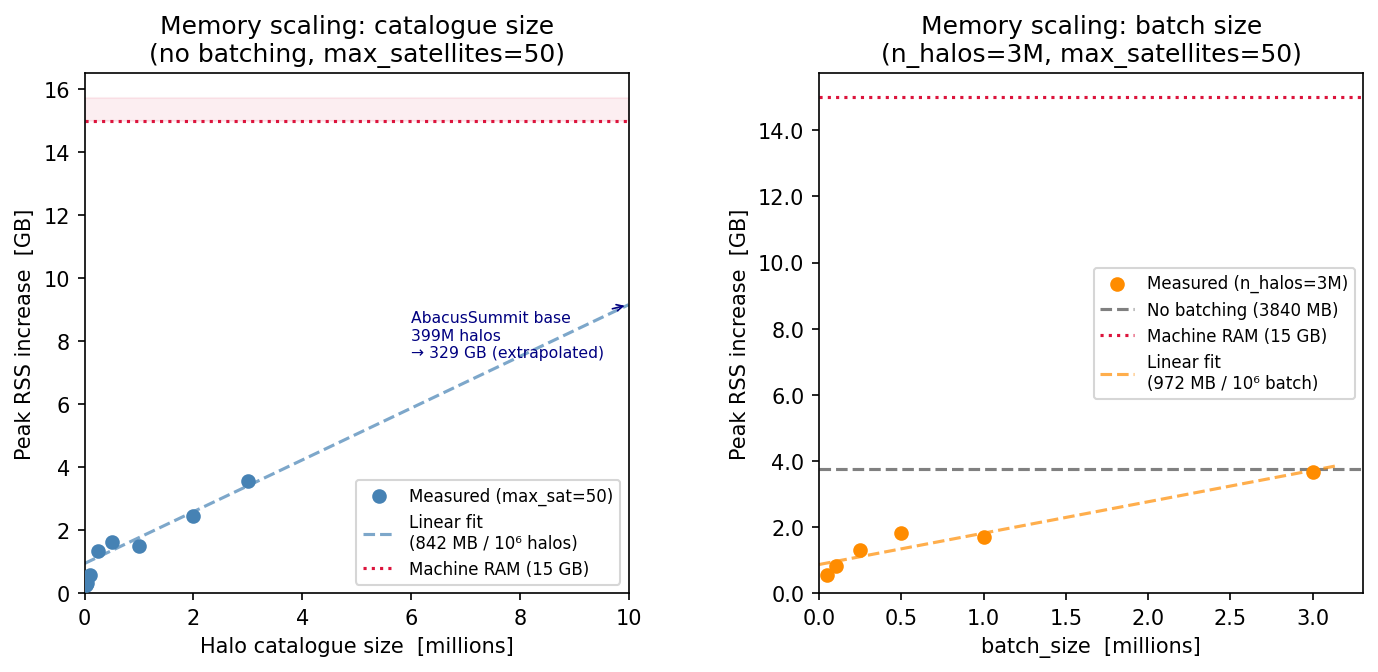

Source code (Python):
"""
Memory scaling benchmark for jaxhod.populate.

Measures peak RSS memory as a function of halo-catalogue size and batch_size,
fits a linear model, and extrapolates to AbacusSummit scale.

Run from the repo root::

    python nb/memory_scaling.py

Outputs ``nb/memory_scaling.png``.
"""

import subprocess
import sys
import os
import textwrap
import numpy as np
import matplotlib.pyplot as plt
import matplotlib.ticker as ticker

# ---------------------------------------------------------------------------
# Worker snippets — each measurement runs in a fresh subprocess so that JAX
# compilation caches and XLA runtime state do not accumulate between points.
# ---------------------------------------------------------------------------

_WORKER_POPULATE = textwrap.dedent("""\
    import sys, os, gc, threading, time
    import numpy as np
    import jax
    import psutil
    from jaxhod import Zheng07
    from jaxhod.populate import _populate

    n_halos  = int(sys.argv[1])
    max_sat  = int(sys.argv[2])
    os.environ.setdefault("JAX_PLATFORM_NAME", "cpu")

    model = Zheng07(log_Mmin=13.0, sigma_logM=0.5, log_M0=13.0, log_M1=14.0, alpha=1.0)
    key   = jax.random.PRNGKey(0)
    rng   = np.random.default_rng(42)

    wm = (10**rng.uniform(12,15.5,500)).astype(np.float32)
    wp = rng.uniform(0,1000,(500,3)).astype(np.float32)
    wr = (wm/1e14)**(1/3)
    r  = _populate(wp, wm, wr, model, key, max_satellites=max_sat)
    r['positions'].block_until_ready()
    del r, wm, wp, wr; gc.collect()

    masses = (10**rng.uniform(12,15.5,n_halos)).astype(np.float32)
    pos    = rng.uniform(0,1000,(n_halos,3)).astype(np.float32)
    radii  = (masses/1e14)**(1/3)

    proc = psutil.Process(os.getpid())
    baseline = proc.memory_info().rss
    peak = [baseline]
    stop = [False]

    def sample():
        while not stop[0]:
            peak[0] = max(peak[0], proc.memory_info().rss)
            time.sleep(0.005)

    t = threading.Thread(target=sample, daemon=True)
    t.start()
    r = _populate(pos, masses, radii, model, key, max_satellites=max_sat)
    r['positions'].block_until_ready()
    stop[0] = True; t.join()

    print((peak[0] - baseline) / 1024**2)
""")

_WORKER_BATCH = textwrap.dedent("""\
    import sys, os, gc, threading, time
    import numpy as np
    import jax
    import psutil
    from jaxhod import Zheng07, populate

    n_halos    = int(sys.argv[1])
    batch_size = None if sys.argv[2] == 'none' else int(sys.argv[2])
    os.environ.setdefault("JAX_PLATFORM_NAME", "cpu")

    model = Zheng07(log_Mmin=13.0, sigma_logM=0.5, log_M0=13.0, log_M1=14.0, alpha=1.0)
    key   = jax.random.PRNGKey(0)
    rng   = np.random.default_rng(42)

    wm = (10**rng.uniform(12,15.5,500)).astype(np.float32)
    wp = rng.uniform(0,1000,(500,3)).astype(np.float32)
    wr = (wm/1e14)**(1/3)
    r  = populate(wp, wm, wr, model, key)
    del r, wm, wp, wr; gc.collect()

    masses = (10**rng.uniform(12,15.5,n_halos)).astype(np.float32)
    pos    = rng.uniform(0,1000,(n_halos,3)).astype(np.float32)
    radii  = (masses/1e14)**(1/3)

    proc = psutil.Process(os.getpid())
    baseline = proc.memory_info().rss
    peak = [baseline]
    stop = [False]

    def sample():
        while not stop[0]:
            peak[0] = max(peak[0], proc.memory_info().rss)
            time.sleep(0.005)

    t = threading.Thread(target=sample, daemon=True)
    t.start()
    populate(pos, masses, radii, model, key, batch_size=batch_size)
    stop[0] = True; t.join()

    print((peak[0] - baseline) / 1024**2)
""")


def _run_worker(code: str, args: list[str]) -> float:
    """Run a worker snippet in a fresh interpreter and return the printed float."""
    cmd = [sys.executable, "-c", code] + [str(a) for a in args]
    result = subprocess.run(cmd, capture_output=True, text=True)
    return float(result.stdout.strip())


# ---------------------------------------------------------------------------
# Benchmark 1: peak memory vs n_halos  (no batching, max_sat=50)
# ---------------------------------------------------------------------------

N_HALOS_POINTS = [25_000, 50_000, 100_000, 250_000, 500_000,
                  1_000_000, 2_000_000, 3_000_000]
MAX_SAT = 50

print("Benchmarking peak memory vs n_halos (max_satellites=50) ...")
peak_vs_n = []
for n in N_HALOS_POINTS:
    mb = _run_worker(_WORKER_POPULATE, [n, MAX_SAT])
    peak_vs_n.append(mb)
    print(f"  n={n:>9,}  peak Δ = {mb:6.0f} MB")

# ---------------------------------------------------------------------------
# Benchmark 2: peak memory vs batch_size  (3 M halos, max_sat=50)
# ---------------------------------------------------------------------------

N_FIXED        = 3_000_000
BATCH_POINTS   = [50_000, 100_000, 250_000, 500_000, 1_000_000, 3_000_000]

print(f"\nBenchmarking peak memory vs batch_size (n_halos={N_FIXED:,}) ...")
peak_vs_batch = []
for bs in BATCH_POINTS:
    mb = _run_worker(_WORKER_BATCH, [N_FIXED, bs])
    peak_vs_batch.append(mb)
    print(f"  batch_size={bs:>9,}  peak Δ = {mb:6.0f} MB")

# Also measure unbatched
mb_unbatched = _run_worker(_WORKER_BATCH, [N_FIXED, "none"])
print(f"  batch_size=   unbatched  peak Δ = {mb_unbatched:6.0f} MB")

# ---------------------------------------------------------------------------
# Linear fit to n_halos data (use the four largest points to capture
# the asymptotic slope, away from fixed JAX startup overhead)
# ---------------------------------------------------------------------------

n_arr   = np.array(N_HALOS_POINTS, dtype=float)
mem_arr = np.array(peak_vs_n)

fit_mask = n_arr >= 500_000
slope, intercept = np.polyfit(n_arr[fit_mask], mem_arr[fit_mask], 1)
bytes_per_halo = slope * 1024**2 / 1  # MB → bytes per halo

print(f"\nLinear fit (n ≥ 500k):  slope = {slope*1e6:.2f} MB/million halos"
      f"  ({bytes_per_halo:.0f} bytes/halo)")
print(f"Fixed overhead (intercept): {intercept:.0f} MB")

# ---------------------------------------------------------------------------
# Extrapolate to AbacusSummit
# ---------------------------------------------------------------------------

N_ABACUS     = 398_851_371        # total halos in AbacusSummit base
CATALOG_MB   = N_ABACUS * (3 + 1 + 1) * 4 / 1024**2   # pos+mass+radii float32
MACHINE_MB   = 15 * 1024           # 15 GB

peak_abacus_unbatched  = intercept + slope * N_ABACUS
peak_abacus_batch_1M   = intercept + slope * 1_000_000

print(f"\nExtrapolation to AbacusSummit ({N_ABACUS:,} halos):")
print(f"  Input catalog alone (pos+mass+radii, float32): {CATALOG_MB/1024:.1f} GB")
print(f"  _populate peak without batching:  {peak_abacus_unbatched/1024:.0f} GB")
print(f"  _populate peak with batch_size=1M: {peak_abacus_batch_1M/1024:.1f} GB")
print(f"  Machine RAM: {MACHINE_MB/1024:.0f} GB")
print(f"  Catalog + batch_1M peak: {(CATALOG_MB + peak_abacus_batch_1M)/1024:.1f} GB")

# ---------------------------------------------------------------------------
# Figure
# ---------------------------------------------------------------------------

fig, axes = plt.subplots(1, 2, figsize=(11, 4.5))
fig.subplots_adjust(wspace=0.35)

# --- Panel 1: peak memory vs n_halos ---
ax = axes[0]

ax.scatter(n_arr / 1e6, mem_arr / 1024, color="steelblue", zorder=3,
           label="Measured (max_sat=50)")

# Fitted line over measured range + extrapolation to 10 M
n_extrap = np.linspace(0, 10e6, 300)
mem_fit  = intercept + slope * n_extrap
ax.plot(n_extrap / 1e6, mem_fit / 1024, "--", color="steelblue",
        alpha=0.7, label=f"Linear fit\n({slope*1e6:.0f} MB / 10⁶ halos)")

# Machine RAM limit
ax.axhline(MACHINE_MB / 1024, color="crimson", lw=1.5, ls=":",
           label=f"Machine RAM ({MACHINE_MB/1024:.0f} GB)")

# Shade the OOM region
ax.fill_between([0, 10], MACHINE_MB / 1024, ax.get_ylim()[1] if ax.get_ylim()[1] > MACHINE_MB/1024 else MACHINE_MB/1024 * 1.3,
                color="crimson", alpha=0.07)

ax.set_xlabel("Halo catalogue size  [millions]")
ax.set_ylabel("Peak RSS increase  [GB]")
ax.set_title("Memory scaling: catalogue size\n(no batching, max_satellites=50)")
ax.set_xlim(0, 10)
ax.set_ylim(0, None)
ax.yaxis.set_major_formatter(ticker.FormatStrFormatter("%.0f"))
ax.legend(fontsize=8)

# Annotation: AbacusSummit is off-chart
ax.annotate(
    f"AbacusSummit base\n{N_ABACUS/1e6:.0f}M halos\n"
    f"→ {peak_abacus_unbatched/1024:.0f} GB (extrapolated)",
    xy=(10, mem_fit[-1] / 1024), xycoords="data",
    xytext=(6, MACHINE_MB / 1024 * 0.5),
    fontsize=7.5, color="navy",
    arrowprops=dict(arrowstyle="->", color="navy", lw=0.8),
)

# --- Panel 2: peak memory vs batch_size ---
ax2 = axes[1]

bs_arr  = np.array(BATCH_POINTS, dtype=float)
bm_arr  = np.array(peak_vs_batch)

ax2.scatter(bs_arr / 1e6, bm_arr / 1024, color="darkorange", zorder=3,
            label=f"Measured (n_halos={N_FIXED//1e6:.0f}M)")
ax2.axhline(mb_unbatched / 1024, color="gray", lw=1.5, ls="--",
            label=f"No batching ({mb_unbatched:.0f} MB)")
ax2.axhline(MACHINE_MB / 1024, color="crimson", lw=1.5, ls=":",
            label=f"Machine RAM ({MACHINE_MB/1024:.0f} GB)")

# Linear fit through batch points
slope_b, intercept_b = np.polyfit(bs_arr, bm_arr, 1)
bs_line = np.linspace(0, max(bs_arr) * 1.05, 200)
ax2.plot(bs_line / 1e6, (intercept_b + slope_b * bs_line) / 1024,
         "--", color="darkorange", alpha=0.7,
         label=f"Linear fit\n({slope_b*1e6:.0f} MB / 10⁶ batch)")

ax2.set_xlabel("batch_size  [millions]")
ax2.set_ylabel("Peak RSS increase  [GB]")
ax2.set_title(f"Memory scaling: batch size\n(n_halos={N_FIXED//1_000_000}M, max_satellites=50)")
ax2.set_xlim(0, None)
ax2.set_ylim(0, None)
ax2.yaxis.set_major_formatter(ticker.FormatStrFormatter("%.1f"))
ax2.legend(fontsize=8)

out_path = os.path.join(os.path.dirname(__file__), "memory_scaling.png")
fig.savefig(out_path, dpi=150, bbox_inches="tight")
print(f"\nFigure saved to {out_path}")
plt.show()
